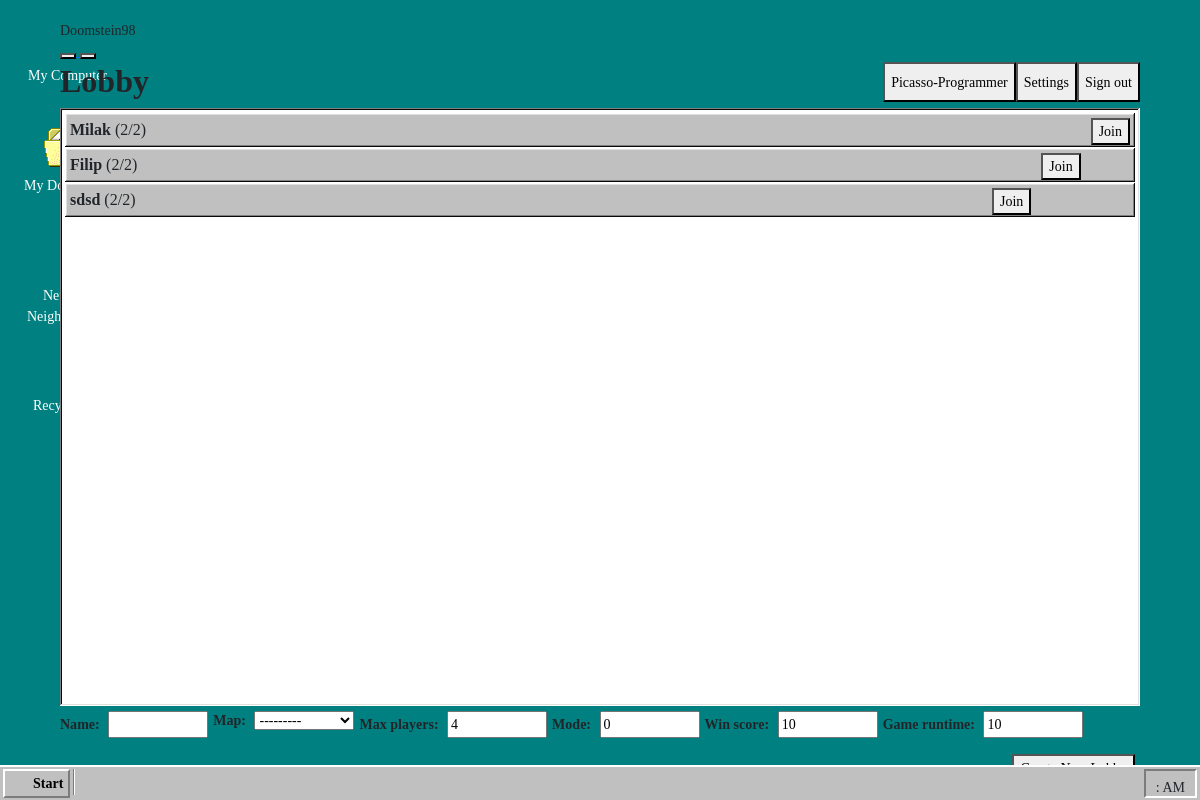
Page /menu/ (signed in) on the committed database.
### Login/models.py (models this page shows, shortened)
class User(AbstractBaseUser, PermissionsMixin):
    email = models.EmailField(_('email'), max_length=100, unique=True)
    user_name = models.CharField(max_length=100, unique=True)
    creation_date = models.DateTimeField(default=timezone.now)
    is_staff = models.BooleanField(default=False)
    is_active = models.BooleanField(default=False)
    objects = AccountManager()
    USERNAME_FIELD = 'email'
    REQUIRED_FIELDS = ['user_name']

### lobby/models.py (models this page shows, shortened)
class Lobby(models.Model):
    name            = models.SlugField                  (   max_length=50,
                                                            unique=True,
                                                            error_messages={"invalid":"No Spaces allowed"})
    map             = models.ForeignKey                 (Map, on_delete=models.CASCADE)
    mode            = models.PositiveSmallIntegerField  (default=0, validators=[validator.MaxValueValidator(1,"Since there are only two gamemodes")])
    max_players     = models.PositiveSmallIntegerField  (default=4, validators=[validator.MinValueValidator(2,"To play reasonably, you should play at least with two player"), validator.MaxValueValidator(MAX_PLAYERS, "The Server can not handle more players")])
    current_players = models.ManyToManyField            (User)
    game_runtime    = models.PositiveSmallIntegerField  (default=10,validators=[validator.MinValueValidator(2), validator.MaxValueValidator(60)])
    win_score       = models.PositiveSmallIntegerField  (default=10,validators=[validator.MinValueValidator(1), validator.MaxValueValidator(100)])

### Mainmenu/views.py (the view)
# urls.py: path('menu/', views.menu, name="menu"),
@login_required(login_url='/accounts/login/')
def menu(request):
    lobbies = Lobby.objects.all()
    context = {'lobbies': lobbies}
    if request.method == "POST":
        form = LobbyForm(request.POST)
        if form.is_valid():
            user = form.save()
            messages.add_message(request, messages.SUCCESS,
                                 'Lobby created.')
            return redirect(reverse("menu"))
        else:
            context['lobby_form'] = form
            messages.add_message(request, messages.ERROR,
                                 'Lobby was not created.')
    else:
        form = LobbyForm(request)
        context['lobby_form'] = form
    return render(request, "menu.html",
                  {'form': LobbyForm, 'lobbies': Lobby.objects.all()})

### lobby/models.py (called while the page is built)
    def __str__(self) -> str:
        return self.name

### Mainmenu/templates/menu.html (shortened to what this page needs)
{% extends 'base.html' %}
{% block content %}
{% load static %}
<link rel="stylesheet" type="text/css" href="{% static 'menu/css/menu.css' %}">
    <h2 class="h2 lobby"><b>Lobby</b></h2>
    <a href="{% url 'logout' %}">
        <button class="button user">
        Sign out
        </button>
    </a>
    <a href="{% url 'settings' %}">
    <button class="button user">
        Settings
    </button>
    </a>
    <a href="{% url 'changepassword' %}">
    <button class="button user">
        {{ user.user_name }}
    </button>
    </a>
    <div class="div lobbybox">
        {% for lobby in lobbies %}
            <div class="div lobbyline">
                <p class="p lobbytext"><b>{{ lobby.name }}</b> ({{ lobby.current_players.count }}/{{ lobby.max_players }})</p>
                <a href="{% url 'game' lobby_name=lobby.name %}">
                    <button class="button lobby">
                        Join
                    </button>
                </a>
            </div>
        {% endfor %}
    </div>
    <form method="post">
        {% for field in form %}
            <div class="field-row-stacked register">
            {% if field.html_name == "name" %}
                <label class="label"><strong>{{ field.label_tag }}</strong></label>
            {% else %}
                <label><strong>{{ field.label_tag }}</strong></label>
            {% endif %}
            {{ field }}
            </div>
        {% endfor %}
        {% if messages %}
        {% for message in messages %}
                <span class="error">{{ message }}</span>
        {% endfor %}
        {% else %}
        <br>
        {% endif %}
        <section class="field-row">
            <button class="button createlobby">
            </button>
        </section>
    </form>
{% endblock %}

### static/base/css/win98.css (style rules this page uses)
* { box-sizing: border-box; }
body { cursor: url('../assets/3dwarro.cur'), auto; font-family: "MS Sans Serif"; letter-spacing: 0.001em; font-size: 14px; font-smooth: none; }
strong { font-weight: bold; }

### static/menu/css/menu.css (style rules this page uses)
button { width: fit-content; }
button.user { width: fit-content; float: right; height: 40px; }
button.lobby { margin-top: 5px; margin-bottom: 5px; margin-left: 5px; margin-right: 5px; float: right; width: fit-content; height: fit-content; }
h2.lobby { float: left; }
button.createlobby { margin-top: 1%; margin-bottom: 1%; margin-left: 5px; margin-right: 5px; float: right; width: fit-content; height: 4%; }
div.lobbybox { display: block; background: #ffffff; box-shadow: inset -1px -1px #ffffff, inset 1px 1px #808080, inset -2px -2px #dfdfdf, inset 2px 2px #0a0a0a; padding: 5px 5px; overflow-y: scroll; margin: 0; width: 100%; height: 83%; }
div.lobbyline { background: #c0c0c0; box-shadow: inset -1px -1px #0a0a0a, inset 1px 1px #ffffff, inset -2px -2px #808080, inset 2px 2px #dfdfdf; height: fit-content; margin-bottom: 1px; }
p.lobbytext { display: inline-block; margin-top: 5px; margin-bottom: 5px; margin-left: 5px; font-size: medium; }
.formfield { width: 100px; margin: 5px; }
.label { margin-top: 5px; }
.field-row-stacked.register { float: left; }

### rows in the picture
User: user_name "Picasso-Programmer"
Lobby: name "Milak", current_players.count "2", max_players "2"
Lobby: name "Filip", current_players.count "2", max_players "2"
Lobby: name "sdsd", current_players.count "2", max_players "2"

### other values in the picture
{{ field.label_tag }} "Name:"
{{ field.label_tag }} "Map:" "Max players:" "Mode:" "Win score:" "Game runtime:"
